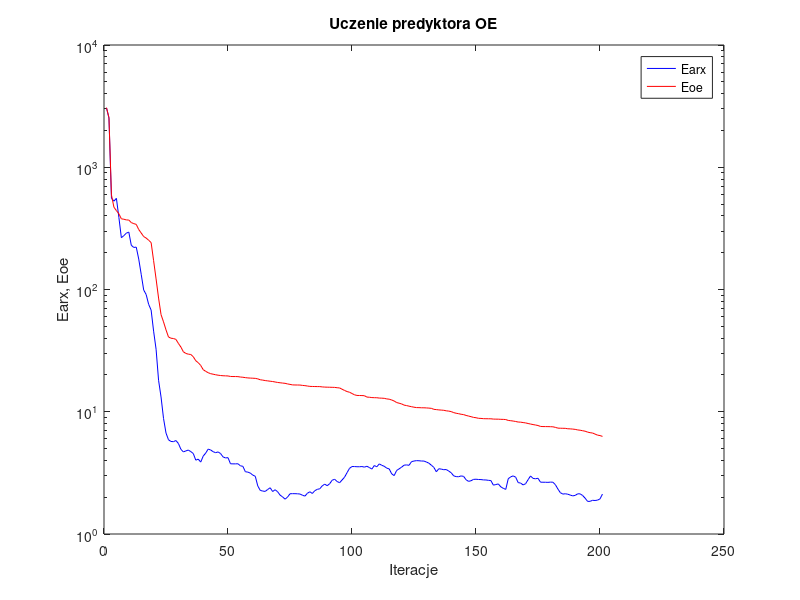
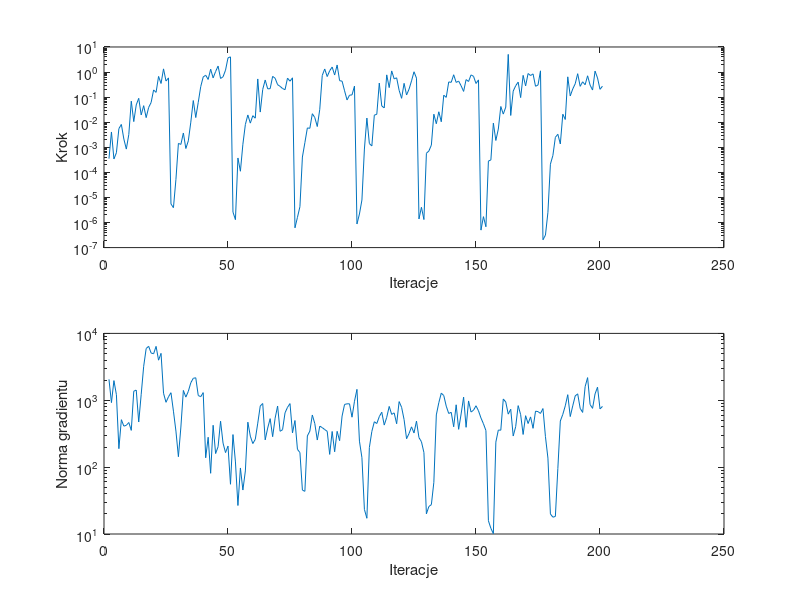

These charts were generated, in order, by the following MATLAB code:
%uczenie predyktora oe
clear all;
n=0; farx(n+1)=3.059279e+003; foe(n+1)=3.073242e+003; wspucz(n+1)=0.000000e+000; ng(n+1)=0.000000e+000;
%odnowa zmiennej metryki
n=1; farx(n+1)=2.523000e+003; foe(n+1)=2.548988e+003; krok(n+1)=3.522699e-004; ng(n+1)=2.056091e+003;
n=2; farx(n+1)=5.588666e+002; foe(n+1)=5.946743e+002; krok(n+1)=4.080593e-003; ng(n+1)=9.225412e+002;
n=3; farx(n+1)=5.277703e+002; foe(n+1)=4.710342e+002; krok(n+1)=3.423805e-004; ng(n+1)=1.967988e+003;
n=4; farx(n+1)=5.569882e+002; foe(n+1)=4.420684e+002; krok(n+1)=6.052270e-004; ng(n+1)=1.210953e+003;
n=5; farx(n+1)=3.885178e+002; foe(n+1)=4.160195e+002; krok(n+1)=5.548179e-003; ng(n+1)=1.888373e+002;
n=6; farx(n+1)=2.652260e+002; foe(n+1)=3.786045e+002; krok(n+1)=8.146398e-003; ng(n+1)=5.125137e+002;
n=7; farx(n+1)=2.759563e+002; foe(n+1)=3.756718e+002; krok(n+1)=2.135619e-003; ng(n+1)=4.104619e+002;
n=8; farx(n+1)=2.889531e+002; foe(n+1)=3.709929e+002; krok(n+1)=8.476039e-004; ng(n+1)=4.221110e+002;
n=9; farx(n+1)=2.949233e+002; foe(n+1)=3.699207e+002; krok(n+1)=3.253129e-003; ng(n+1)=4.652346e+002;
n=10; farx(n+1)=2.301362e+002; foe(n+1)=3.527677e+002; krok(n+1)=6.900644e-002; ng(n+1)=3.546417e+002;
n=11; farx(n+1)=2.208110e+002; foe(n+1)=3.458460e+002; krok(n+1)=1.059021e-002; ng(n+1)=1.366107e+003;
n=12; farx(n+1)=2.222140e+002; foe(n+1)=3.410482e+002; krok(n+1)=4.904612e-002; ng(n+1)=1.420261e+003;
n=13; farx(n+1)=1.775527e+002; foe(n+1)=3.093922e+002; krok(n+1)=8.973318e-002; ng(n+1)=4.730223e+002;
n=14; farx(n+1)=1.331547e+002; foe(n+1)=2.899993e+002; krok(n+1)=1.952078e-002; ng(n+1)=1.229455e+003;
n=15; farx(n+1)=9.914115e+001; foe(n+1)=2.710192e+002; krok(n+1)=4.568872e-002; ng(n+1)=3.222653e+003;
n=16; farx(n+1)=9.094650e+001; foe(n+1)=2.635804e+002; krok(n+1)=1.525264e-002; ng(n+1)=5.938061e+003;
n=17; farx(n+1)=7.558972e+001; foe(n+1)=2.528669e+002; krok(n+1)=3.881594e-002; ng(n+1)=6.412440e+003;
n=18; farx(n+1)=6.788009e+001; foe(n+1)=2.421327e+002; krok(n+1)=6.124083e-002; ng(n+1)=5.090963e+003;
n=19; farx(n+1)=4.564828e+001; foe(n+1)=1.721025e+002; krok(n+1)=1.937164e-001; ng(n+1)=4.955220e+003;
n=20; farx(n+1)=3.246477e+001; foe(n+1)=1.220122e+002; krok(n+1)=1.549381e-001; ng(n+1)=6.398255e+003;
n=21; farx(n+1)=1.810023e+001; foe(n+1)=8.514762e+001; krok(n+1)=6.698571e-001; ng(n+1)=3.976461e+003;
n=22; farx(n+1)=1.320334e+001; foe(n+1)=6.229197e+001; krok(n+1)=3.505976e-001; ng(n+1)=5.028951e+003;
n=23; farx(n+1)=8.823711e+000; foe(n+1)=5.436118e+001; krok(n+1)=1.339714e+000; ng(n+1)=1.273862e+003;
n=24; farx(n+1)=6.696113e+000; foe(n+1)=4.676977e+001; krok(n+1)=4.386596e-001; ng(n+1)=9.324111e+002;
n=25; farx(n+1)=5.903003e+000; foe(n+1)=4.089751e+001; krok(n+1)=5.853717e-001; ng(n+1)=1.127076e+003;
%odnowa zmiennej metryki
n=26; farx(n+1)=5.714534e+000; foe(n+1)=3.994929e+001; krok(n+1)=5.504150e-006; ng(n+1)=1.297232e+003;
n=27; farx(n+1)=5.693508e+000; foe(n+1)=3.972302e+001; krok(n+1)=3.914970e-006; ng(n+1)=6.868477e+002;
n=28; farx(n+1)=5.815779e+000; foe(n+1)=3.907787e+001; krok(n+1)=5.210339e-005; ng(n+1)=3.461749e+002;
n=29; farx(n+1)=5.504297e+000; foe(n+1)=3.622012e+001; krok(n+1)=1.427772e-003; ng(n+1)=1.432804e+002;
n=30; farx(n+1)=4.933680e+000; foe(n+1)=3.383109e+001; krok(n+1)=1.303603e-003; ng(n+1)=3.975870e+002;
n=31; farx(n+1)=4.693424e+000; foe(n+1)=3.095137e+001; krok(n+1)=3.715831e-003; ng(n+1)=1.403510e+003;
n=32; farx(n+1)=4.783023e+000; foe(n+1)=2.999683e+001; krok(n+1)=8.931057e-004; ng(n+1)=1.114008e+003;
n=33; farx(n+1)=4.858781e+000; foe(n+1)=2.958765e+001; krok(n+1)=1.812955e-003; ng(n+1)=1.359540e+003;
n=34; farx(n+1)=4.719792e+000; foe(n+1)=2.940255e+001; krok(n+1)=1.004414e-002; ng(n+1)=1.828133e+003;
n=35; farx(n+1)=4.555383e+000; foe(n+1)=2.818325e+001; krok(n+1)=7.320182e-002; ng(n+1)=2.130061e+003;
n=36; farx(n+1)=4.019188e+000; foe(n+1)=2.614188e+001; krok(n+1)=1.536047e-002; ng(n+1)=2.169980e+003;
n=37; farx(n+1)=4.096745e+000; foe(n+1)=2.518795e+001; krok(n+1)=6.189726e-002; ng(n+1)=1.178341e+003;
n=38; farx(n+1)=3.875341e+000; foe(n+1)=2.391917e+001; krok(n+1)=2.624788e-001; ng(n+1)=1.131136e+003;
n=39; farx(n+1)=4.335610e+000; foe(n+1)=2.209980e+001; krok(n+1)=6.367965e-001; ng(n+1)=1.300715e+003;
n=40; farx(n+1)=4.590218e+000; foe(n+1)=2.141053e+001; krok(n+1)=7.479975e-001; ng(n+1)=1.379248e+002;
n=41; farx(n+1)=4.948033e+000; foe(n+1)=2.086918e+001; krok(n+1)=5.076613e-001; ng(n+1)=2.799156e+002;
n=42; farx(n+1)=4.868874e+000; foe(n+1)=2.048795e+001; krok(n+1)=1.302338e+000; ng(n+1)=8.091501e+001;
n=43; farx(n+1)=4.714257e+000; foe(n+1)=2.028329e+001; krok(n+1)=5.853717e-001; ng(n+1)=4.227116e+002;
n=44; farx(n+1)=4.626262e+000; foe(n+1)=2.007475e+001; krok(n+1)=1.049915e+000; ng(n+1)=1.596168e+002;
n=45; farx(n+1)=4.693221e+000; foe(n+1)=1.990805e+001; krok(n+1)=1.734884e+000; ng(n+1)=2.021988e+002;
n=46; farx(n+1)=4.550669e+000; foe(n+1)=1.979026e+001; krok(n+1)=5.556839e-001; ng(n+1)=4.863382e+002;
n=47; farx(n+1)=4.272766e+000; foe(n+1)=1.970206e+001; krok(n+1)=6.480438e-001; ng(n+1)=2.285504e+002;
n=48; farx(n+1)=4.190049e+000; foe(n+1)=1.966418e+001; krok(n+1)=1.190297e+000; ng(n+1)=1.649713e+002;
n=49; farx(n+1)=4.212056e+000; foe(n+1)=1.962458e+001; krok(n+1)=3.682105e+000; ng(n+1)=2.066393e+002;
n=50; farx(n+1)=3.753389e+000; foe(n+1)=1.944028e+001; krok(n+1)=4.036994e+000; ng(n+1)=5.544950e+001;
%odnowa zmiennej metryki
n=51; farx(n+1)=3.747153e+000; foe(n+1)=1.941158e+001; krok(n+1)=2.606251e-006; ng(n+1)=3.069128e+002;
n=52; farx(n+1)=3.747184e+000; foe(n+1)=1.940791e+001; krok(n+1)=1.300472e-006; ng(n+1)=1.195949e+002;
n=53; farx(n+1)=3.755893e+000; foe(n+1)=1.937777e+001; krok(n+1)=3.749852e-004; ng(n+1)=2.668695e+001;
n=54; farx(n+1)=3.612624e+000; foe(n+1)=1.923257e+001; krok(n+1)=1.109357e-004; ng(n+1)=9.714968e+001;
n=55; farx(n+1)=3.577086e+000; foe(n+1)=1.915180e+001; krok(n+1)=1.320637e-003; ng(n+1)=4.544463e+001;
n=56; farx(n+1)=3.231377e+000; foe(n+1)=1.901432e+001; krok(n+1)=8.099144e-003; ng(n+1)=8.772611e+001;
n=57; farx(n+1)=3.208080e+000; foe(n+1)=1.891128e+001; krok(n+1)=1.946507e-002; ng(n+1)=4.702884e+002;
n=58; farx(n+1)=3.149515e+000; foe(n+1)=1.885413e+001; krok(n+1)=9.201482e-003; ng(n+1)=2.905635e+002;
n=59; farx(n+1)=3.032029e+000; foe(n+1)=1.880688e+001; krok(n+1)=1.820180e-002; ng(n+1)=2.251695e+002;
n=60; farx(n+1)=2.966808e+000; foe(n+1)=1.875537e+001; krok(n+1)=1.450364e-002; ng(n+1)=2.602376e+002;
n=61; farx(n+1)=2.473412e+000; foe(n+1)=1.857818e+001; krok(n+1)=5.312625e-001; ng(n+1)=4.546315e+002;
n=62; farx(n+1)=2.273814e+000; foe(n+1)=1.826754e+001; krok(n+1)=2.539936e-002; ng(n+1)=8.197902e+002;
n=63; farx(n+1)=2.245549e+000; foe(n+1)=1.814968e+001; krok(n+1)=2.031949e-001; ng(n+1)=8.947878e+002;
n=64; farx(n+1)=2.230572e+000; foe(n+1)=1.798986e+001; krok(n+1)=4.819709e-001; ng(n+1)=2.557630e+002;
n=65; farx(n+1)=2.313507e+000; foe(n+1)=1.788841e+001; krok(n+1)=2.144024e-001; ng(n+1)=3.839374e+002;
n=66; farx(n+1)=2.389599e+000; foe(n+1)=1.777135e+001; krok(n+1)=2.176811e-001; ng(n+1)=5.311697e+002;
n=67; farx(n+1)=2.225544e+000; foe(n+1)=1.767167e+001; krok(n+1)=6.744582e-001; ng(n+1)=2.852873e+002;
n=68; farx(n+1)=2.302291e+000; foe(n+1)=1.752264e+001; krok(n+1)=5.667570e-001; ng(n+1)=5.397262e+002;
n=69; farx(n+1)=2.217480e+000; foe(n+1)=1.736440e+001; krok(n+1)=3.138666e-001; ng(n+1)=8.199884e+002;
n=70; farx(n+1)=2.080711e+000; foe(n+1)=1.726716e+001; krok(n+1)=2.693452e-001; ng(n+1)=3.435253e+002;
n=71; farx(n+1)=2.012619e+000; foe(n+1)=1.716467e+001; krok(n+1)=2.203031e-001; ng(n+1)=3.633329e+002;
n=72; farx(n+1)=1.927315e+000; foe(n+1)=1.708320e+001; krok(n+1)=1.981883e-001; ng(n+1)=6.501064e+002;
n=73; farx(n+1)=2.002213e+000; foe(n+1)=1.689112e+001; krok(n+1)=5.752763e-001; ng(n+1)=7.844197e+002;
n=74; farx(n+1)=2.134186e+000; foe(n+1)=1.674363e+001; krok(n+1)=4.306047e-001; ng(n+1)=8.917284e+002;
n=75; farx(n+1)=2.137776e+000; foe(n+1)=1.658624e+001; krok(n+1)=5.896462e-001; ng(n+1)=3.249549e+002;
%odnowa zmiennej metryki
n=76; farx(n+1)=2.137212e+000; foe(n+1)=1.655922e+001; krok(n+1)=6.147651e-007; ng(n+1)=4.980868e+002;
n=77; farx(n+1)=2.132743e+000; foe(n+1)=1.655037e+001; krok(n+1)=1.601268e-006; ng(n+1)=1.845957e+002;
n=78; farx(n+1)=2.123718e+000; foe(n+1)=1.653873e+001; krok(n+1)=4.269784e-006; ng(n+1)=1.651809e+002;
n=79; farx(n+1)=2.077657e+000; foe(n+1)=1.643317e+001; krok(n+1)=4.089425e-004; ng(n+1)=4.537803e+001;
n=80; farx(n+1)=2.040531e+000; foe(n+1)=1.635498e+001; krok(n+1)=1.532691e-003; ng(n+1)=4.344935e+001;
n=81; farx(n+1)=2.152451e+000; foe(n+1)=1.623909e+001; krok(n+1)=5.915258e-003; ng(n+1)=2.929715e+002;
n=82; farx(n+1)=2.216213e+000; foe(n+1)=1.612511e+001; krok(n+1)=5.711090e-003; ng(n+1)=3.456895e+002;
n=83; farx(n+1)=2.145692e+000; foe(n+1)=1.609891e+001; krok(n+1)=2.183177e-002; ng(n+1)=6.022891e+002;
n=84; farx(n+1)=2.260178e+000; foe(n+1)=1.608226e+001; krok(n+1)=1.532510e-002; ng(n+1)=4.480371e+002;
n=85; farx(n+1)=2.319651e+000; foe(n+1)=1.606446e+001; krok(n+1)=6.728198e-003; ng(n+1)=2.543116e+002;
n=86; farx(n+1)=2.343795e+000; foe(n+1)=1.606038e+001; krok(n+1)=3.272372e-002; ng(n+1)=4.103120e+002;
n=87; farx(n+1)=2.476617e+000; foe(n+1)=1.596744e+001; krok(n+1)=7.310195e-001; ng(n+1)=3.899126e+002;
n=88; farx(n+1)=2.557145e+000; foe(n+1)=1.591217e+001; krok(n+1)=1.327820e+000; ng(n+1)=3.646275e+002;
n=89; farx(n+1)=2.483523e+000; foe(n+1)=1.588703e+001; krok(n+1)=6.622313e-001; ng(n+1)=3.433765e+002;
n=90; farx(n+1)=2.579627e+000; foe(n+1)=1.586818e+001; krok(n+1)=1.128562e+000; ng(n+1)=1.550958e+002;
n=91; farx(n+1)=2.752943e+000; foe(n+1)=1.584402e+001; krok(n+1)=1.585506e+000; ng(n+1)=3.413860e+002;
n=92; farx(n+1)=2.803227e+000; foe(n+1)=1.582305e+001; krok(n+1)=7.610808e-001; ng(n+1)=1.696867e+002;
n=93; farx(n+1)=2.688419e+000; foe(n+1)=1.572205e+001; krok(n+1)=1.914853e+000; ng(n+1)=3.432186e+002;
n=94; farx(n+1)=2.627095e+000; foe(n+1)=1.565897e+001; krok(n+1)=4.536903e-001; ng(n+1)=2.486689e+002;
n=95; farx(n+1)=2.767084e+000; foe(n+1)=1.528480e+001; krok(n+1)=4.337210e-001; ng(n+1)=5.805542e+002;
n=96; farx(n+1)=2.916717e+000; foe(n+1)=1.493565e+001; krok(n+1)=1.794664e-001; ng(n+1)=8.665389e+002;
n=97; farx(n+1)=3.175624e+000; foe(n+1)=1.462934e+001; krok(n+1)=7.729026e-002; ng(n+1)=8.842434e+002;
n=98; farx(n+1)=3.444187e+000; foe(n+1)=1.444188e+001; krok(n+1)=1.197092e-001; ng(n+1)=8.851628e+002;
n=99; farx(n+1)=3.563676e+000; foe(n+1)=1.409964e+001; krok(n+1)=1.227474e-001; ng(n+1)=5.583548e+002;
n=100; farx(n+1)=3.562223e+000; foe(n+1)=1.376373e+001; krok(n+1)=2.762177e-001; ng(n+1)=9.668379e+002;
%odnowa zmiennej metryki
n=101; farx(n+1)=3.549447e+000; foe(n+1)=1.359544e+001; krok(n+1)=8.733205e-007; ng(n+1)=1.456330e+003;
n=102; farx(n+1)=3.548796e+000; foe(n+1)=1.358268e+001; krok(n+1)=2.189173e-006; ng(n+1)=2.446264e+002;
n=103; farx(n+1)=3.563896e+000; foe(n+1)=1.356739e+001; krok(n+1)=7.920990e-006; ng(n+1)=1.384090e+002;
n=104; farx(n+1)=3.524370e+000; foe(n+1)=1.352900e+001; krok(n+1)=8.522221e-004; ng(n+1)=2.333423e+001;
n=105; farx(n+1)=3.581531e+000; foe(n+1)=1.318610e+001; krok(n+1)=1.464382e-002; ng(n+1)=1.719460e+001;
n=106; farx(n+1)=3.498580e+000; foe(n+1)=1.314341e+001; krok(n+1)=1.409080e-003; ng(n+1)=1.965677e+002;
n=107; farx(n+1)=3.395932e+000; foe(n+1)=1.306101e+001; krok(n+1)=1.130654e-003; ng(n+1)=3.418908e+002;
n=108; farx(n+1)=3.631513e+000; foe(n+1)=1.303214e+001; krok(n+1)=1.918067e-002; ng(n+1)=4.772537e+002;
n=109; farx(n+1)=3.547740e+000; foe(n+1)=1.302136e+001; krok(n+1)=2.067140e-002; ng(n+1)=4.487224e+002;
n=110; farx(n+1)=3.745459e+000; foe(n+1)=1.294141e+001; krok(n+1)=3.635836e-001; ng(n+1)=5.691358e+002;
n=111; farx(n+1)=3.648602e+000; foe(n+1)=1.291769e+001; krok(n+1)=4.446078e-002; ng(n+1)=6.629451e+002;
n=112; farx(n+1)=3.580096e+000; foe(n+1)=1.287642e+001; krok(n+1)=3.715822e-002; ng(n+1)=4.255947e+002;
n=113; farx(n+1)=3.457329e+000; foe(n+1)=1.273710e+001; krok(n+1)=7.725027e-001; ng(n+1)=5.551989e+002;
n=114; farx(n+1)=3.409794e+000; foe(n+1)=1.266904e+001; krok(n+1)=2.400960e-001; ng(n+1)=8.089542e+002;
n=115; farx(n+1)=3.106140e+000; foe(n+1)=1.248008e+001; krok(n+1)=1.111368e+000; ng(n+1)=6.150800e+002;
n=116; farx(n+1)=3.004370e+000; foe(n+1)=1.224568e+001; krok(n+1)=5.352190e-001; ng(n+1)=6.478691e+002;
n=117; farx(n+1)=3.310618e+000; foe(n+1)=1.189188e+001; krok(n+1)=5.896462e-001; ng(n+1)=4.451737e+002;
n=118; farx(n+1)=3.411203e+000; foe(n+1)=1.174765e+001; krok(n+1)=1.869994e-001; ng(n+1)=9.555577e+002;
n=119; farx(n+1)=3.521859e+000; foe(n+1)=1.158868e+001; krok(n+1)=8.973318e-002; ng(n+1)=7.848560e+002;
n=120; farx(n+1)=3.655429e+000; foe(n+1)=1.133157e+001; krok(n+1)=3.550835e-001; ng(n+1)=5.141189e+002;
n=121; farx(n+1)=3.675404e+000; foe(n+1)=1.123478e+001; krok(n+1)=1.216335e-001; ng(n+1)=2.660854e+002;
n=122; farx(n+1)=3.647148e+000; foe(n+1)=1.111029e+001; krok(n+1)=2.075249e-001; ng(n+1)=3.182432e+002;
n=123; farx(n+1)=3.907550e+000; foe(n+1)=1.099821e+001; krok(n+1)=4.452012e-001; ng(n+1)=4.004230e+002;
n=124; farx(n+1)=3.953274e+000; foe(n+1)=1.089497e+001; krok(n+1)=1.027715e+000; ng(n+1)=3.243051e+002;
n=125; farx(n+1)=3.981211e+000; foe(n+1)=1.081655e+001; krok(n+1)=5.732413e-001; ng(n+1)=4.877972e+002;
%odnowa zmiennej metryki
n=126; farx(n+1)=3.974297e+000; foe(n+1)=1.080599e+001; krok(n+1)=1.387881e-006; ng(n+1)=2.764557e+002;
n=127; farx(n+1)=3.953536e+000; foe(n+1)=1.077817e+001; krok(n+1)=4.053211e-006; ng(n+1)=2.398300e+002;
n=128; farx(n+1)=3.951963e+000; foe(n+1)=1.077449e+001; krok(n+1)=1.312666e-006; ng(n+1)=1.650564e+002;
n=129; farx(n+1)=3.881033e+000; foe(n+1)=1.074869e+001; krok(n+1)=5.775566e-004; ng(n+1)=2.002720e+001;
n=130; farx(n+1)=3.795373e+000; foe(n+1)=1.071132e+001; krok(n+1)=7.125145e-004; ng(n+1)=2.580443e+001;
n=131; farx(n+1)=3.654561e+000; foe(n+1)=1.066427e+001; krok(n+1)=1.222281e-003; ng(n+1)=2.745975e+001;
n=132; farx(n+1)=3.506450e+000; foe(n+1)=1.046573e+001; krok(n+1)=2.085765e-002; ng(n+1)=5.920781e+001;
n=133; farx(n+1)=3.230267e+000; foe(n+1)=1.041470e+001; krok(n+1)=8.692572e-003; ng(n+1)=6.037172e+002;
n=134; farx(n+1)=3.418016e+000; foe(n+1)=1.035519e+001; krok(n+1)=2.610641e-002; ng(n+1)=9.184084e+002;
n=135; farx(n+1)=3.394595e+000; foe(n+1)=1.031971e+001; krok(n+1)=1.042905e-002; ng(n+1)=1.277619e+003;
n=136; farx(n+1)=3.357910e+000; foe(n+1)=1.027818e+001; krok(n+1)=1.196783e-001; ng(n+1)=1.177362e+003;
n=137; farx(n+1)=3.368343e+000; foe(n+1)=1.018017e+001; krok(n+1)=9.809225e-002; ng(n+1)=8.165489e+002;
n=138; farx(n+1)=3.271247e+000; foe(n+1)=1.012087e+001; krok(n+1)=4.044487e-001; ng(n+1)=6.341434e+002;
n=139; farx(n+1)=3.167891e+000; foe(n+1)=1.003068e+001; krok(n+1)=3.886554e-001; ng(n+1)=6.608562e+002;
n=140; farx(n+1)=2.990861e+000; foe(n+1)=9.840249e+000; krok(n+1)=7.807902e-001; ng(n+1)=4.013307e+002;
n=141; farx(n+1)=2.946747e+000; foe(n+1)=9.721053e+000; krok(n+1)=3.862514e-001; ng(n+1)=8.555264e+002;
n=142; farx(n+1)=2.940552e+000; foe(n+1)=9.640764e+000; krok(n+1)=4.364225e-001; ng(n+1)=3.675905e+002;
n=143; farx(n+1)=2.987753e+000; foe(n+1)=9.537730e+000; krok(n+1)=2.833785e-001; ng(n+1)=6.247184e+002;
n=144; farx(n+1)=2.960364e+000; foe(n+1)=9.476102e+000; krok(n+1)=1.690415e-001; ng(n+1)=1.113883e+003;
n=145; farx(n+1)=2.778650e+000; foe(n+1)=9.330943e+000; krok(n+1)=5.008017e-001; ng(n+1)=3.941349e+002;
n=146; farx(n+1)=2.694483e+000; foe(n+1)=9.220545e+000; krok(n+1)=4.208968e-001; ng(n+1)=9.771586e+002;
n=147; farx(n+1)=2.728157e+000; foe(n+1)=9.116955e+000; krok(n+1)=7.709580e-001; ng(n+1)=6.670379e+002;
n=148; farx(n+1)=2.796797e+000; foe(n+1)=8.990499e+000; krok(n+1)=6.761661e-001; ng(n+1)=7.101343e+002;
n=149; farx(n+1)=2.806100e+000; foe(n+1)=8.938327e+000; krok(n+1)=3.505976e-001; ng(n+1)=8.278118e+002;
n=150; farx(n+1)=2.791817e+000; foe(n+1)=8.837911e+000; krok(n+1)=4.870112e-001; ng(n+1)=6.957594e+002;
%odnowa zmiennej metryki
n=151; farx(n+1)=2.787603e+000; foe(n+1)=8.821446e+000; krok(n+1)=4.977599e-007; ng(n+1)=5.433161e+002;
n=152; farx(n+1)=2.770434e+000; foe(n+1)=8.778142e+000; krok(n+1)=1.715422e-006; ng(n+1)=4.450814e+002;
n=153; farx(n+1)=2.766931e+000; foe(n+1)=8.768886e+000; krok(n+1)=6.780343e-007; ng(n+1)=3.523597e+002;
n=154; farx(n+1)=2.747675e+000; foe(n+1)=8.762736e+000; krok(n+1)=2.815739e-004; ng(n+1)=1.578431e+001;
n=155; farx(n+1)=2.738031e+000; foe(n+1)=8.758869e+000; krok(n+1)=3.138904e-004; ng(n+1)=1.215284e+001;
n=156; farx(n+1)=2.509955e+000; foe(n+1)=8.710516e+000; krok(n+1)=9.213222e-003; ng(n+1)=1.012659e+001;
n=157; farx(n+1)=2.538710e+000; foe(n+1)=8.700125e+000; krok(n+1)=1.869974e-003; ng(n+1)=2.365543e+002;
n=158; farx(n+1)=2.567553e+000; foe(n+1)=8.696604e+000; krok(n+1)=5.355898e-003; ng(n+1)=3.582568e+002;
n=159; farx(n+1)=2.431294e+000; foe(n+1)=8.670157e+000; krok(n+1)=4.236083e-002; ng(n+1)=3.567685e+002;
n=160; farx(n+1)=2.363547e+000; foe(n+1)=8.661666e+000; krok(n+1)=2.107682e-002; ng(n+1)=1.045085e+003;
n=161; farx(n+1)=2.317135e+000; foe(n+1)=8.631911e+000; krok(n+1)=4.002904e-002; ng(n+1)=9.408947e+002;
n=162; farx(n+1)=2.831514e+000; foe(n+1)=8.493606e+000; krok(n+1)=5.063290e+000; ng(n+1)=6.202090e+002;
n=163; farx(n+1)=2.935638e+000; foe(n+1)=8.448114e+000; krok(n+1)=1.859561e-002; ng(n+1)=7.339781e+002;
n=164; farx(n+1)=2.988332e+000; foe(n+1)=8.394619e+000; krok(n+1)=1.738735e-001; ng(n+1)=2.921956e+002;
n=165; farx(n+1)=2.914402e+000; foe(n+1)=8.325253e+000; krok(n+1)=2.841626e-001; ng(n+1)=4.028752e+002;
n=166; farx(n+1)=2.633098e+000; foe(n+1)=8.240201e+000; krok(n+1)=3.985391e-001; ng(n+1)=8.313834e+002;
n=167; farx(n+1)=2.609824e+000; foe(n+1)=8.219807e+000; krok(n+1)=9.595947e-002; ng(n+1)=6.094228e+002;
n=168; farx(n+1)=2.519964e+000; foe(n+1)=8.158700e+000; krok(n+1)=7.382907e-001; ng(n+1)=3.080737e+002;
n=169; farx(n+1)=2.578557e+000; foe(n+1)=8.104667e+000; krok(n+1)=2.800362e-001; ng(n+1)=5.877880e+002;
n=170; farx(n+1)=2.781938e+000; foe(n+1)=8.014701e+000; krok(n+1)=8.745977e-001; ng(n+1)=4.486326e+002;
n=171; farx(n+1)=2.984549e+000; foe(n+1)=7.933113e+000; krok(n+1)=7.271671e-001; ng(n+1)=5.636700e+002;
n=172; farx(n+1)=2.850272e+000; foe(n+1)=7.857042e+000; krok(n+1)=8.457767e-001; ng(n+1)=3.805748e+002;
n=173; farx(n+1)=2.830696e+000; foe(n+1)=7.790259e+000; krok(n+1)=2.714701e-001; ng(n+1)=6.872578e+002;
n=174; farx(n+1)=2.857114e+000; foe(n+1)=7.717303e+000; krok(n+1)=3.035583e-001; ng(n+1)=6.764246e+002;
n=175; farx(n+1)=2.654061e+000; foe(n+1)=7.584901e+000; krok(n+1)=1.120145e+000; ng(n+1)=6.353184e+002;
%odnowa zmiennej metryki
n=176; farx(n+1)=2.651705e+000; foe(n+1)=7.567176e+000; krok(n+1)=2.053704e-007; ng(n+1)=7.519323e+002;
n=177; farx(n+1)=2.650505e+000; foe(n+1)=7.562644e+000; krok(n+1)=3.133453e-007; ng(n+1)=2.857750e+002;
n=178; farx(n+1)=2.645232e+000; foe(n+1)=7.557556e+000; krok(n+1)=2.556226e-006; ng(n+1)=1.364748e+002;
n=179; farx(n+1)=2.656884e+000; foe(n+1)=7.547307e+000; krok(n+1)=2.119010e-004; ng(n+1)=1.996793e+001;
n=180; farx(n+1)=2.652836e+000; foe(n+1)=7.532984e+000; krok(n+1)=4.706747e-004; ng(n+1)=1.785555e+001;
n=181; farx(n+1)=2.533546e+000; foe(n+1)=7.451050e+000; krok(n+1)=2.501815e-003; ng(n+1)=1.829784e+001;
n=182; farx(n+1)=2.336591e+000; foe(n+1)=7.346967e+000; krok(n+1)=3.303309e-003; ng(n+1)=9.515497e+001;
n=183; farx(n+1)=2.179258e+000; foe(n+1)=7.332924e+000; krok(n+1)=1.358387e-003; ng(n+1)=4.893142e+002;
n=184; farx(n+1)=2.120496e+000; foe(n+1)=7.323327e+000; krok(n+1)=2.085765e-002; ng(n+1)=6.151379e+002;
n=185; farx(n+1)=2.134344e+000; foe(n+1)=7.317163e+000; krok(n+1)=1.285709e-002; ng(n+1)=8.257919e+002;
n=186; farx(n+1)=2.116186e+000; foe(n+1)=7.259021e+000; krok(n+1)=6.449478e-001; ng(n+1)=1.211915e+003;
n=187; farx(n+1)=2.082189e+000; foe(n+1)=7.244945e+000; krok(n+1)=1.115306e-001; ng(n+1)=5.704711e+002;
n=188; farx(n+1)=2.050254e+000; foe(n+1)=7.215135e+000; krok(n+1)=2.106628e-001; ng(n+1)=8.228699e+002;
n=189; farx(n+1)=2.069317e+000; foe(n+1)=7.174675e+000; krok(n+1)=3.403631e-001; ng(n+1)=1.160697e+003;
n=190; farx(n+1)=2.131999e+000; foe(n+1)=7.101092e+000; krok(n+1)=8.612093e-001; ng(n+1)=1.247850e+003;
n=191; farx(n+1)=2.129930e+000; foe(n+1)=7.060746e+000; krok(n+1)=2.694718e-001; ng(n+1)=7.580493e+002;
n=192; farx(n+1)=2.065230e+000; foe(n+1)=6.995465e+000; krok(n+1)=4.089939e-001; ng(n+1)=6.574058e+002;
n=193; farx(n+1)=1.963389e+000; foe(n+1)=6.931648e+000; krok(n+1)=3.118032e-001; ng(n+1)=1.597174e+003;
n=194; farx(n+1)=1.847958e+000; foe(n+1)=6.816564e+000; krok(n+1)=7.101669e-001; ng(n+1)=2.180864e+003;
n=195; farx(n+1)=1.850468e+000; foe(n+1)=6.743439e+000; krok(n+1)=3.026849e-001; ng(n+1)=8.639613e+002;
n=196; farx(n+1)=1.886706e+000; foe(n+1)=6.698109e+000; krok(n+1)=1.919189e-001; ng(n+1)=7.565514e+002;
n=197; farx(n+1)=1.879350e+000; foe(n+1)=6.566199e+000; krok(n+1)=1.092360e+000; ng(n+1)=1.244272e+003;
n=198; farx(n+1)=1.892914e+000; foe(n+1)=6.438727e+000; krok(n+1)=5.821767e-001; ng(n+1)=1.568873e+003;
n=199; farx(n+1)=1.937104e+000; foe(n+1)=6.387272e+000; krok(n+1)=2.048945e-001; ng(n+1)=7.434897e+002;
n=200; farx(n+1)=2.122105e+000; foe(n+1)=6.284721e+000; krok(n+1)=2.745822e-001; ng(n+1)=8.092947e+002;

figure; semilogy(farx,'b'); hold on; semilogy(foe,'r'); xlabel('Iteracje'); ylabel('Earx, Eoe'); legend('Earx','Eoe'); title('Uczenie predyktora OE');
figure; subplot(2,1,1); semilogy(krok); xlabel('Iteracje'); ylabel('Krok');
subplot(2,1,2); semilogy(ng); xlabel('Iteracje'); ylabel('Norma gradientu');
Earx=farx(n+1)
Eoe=foe(n+1)
